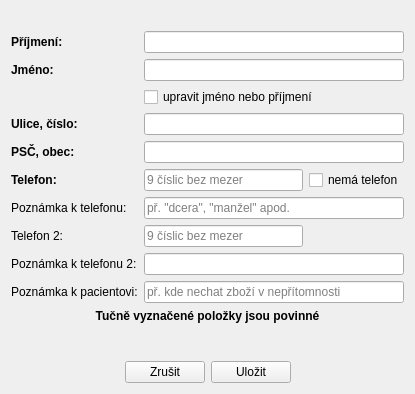
<?xml version="1.0" encoding="UTF-8"?>
<ui version="4.0">
 <class>DialogPacient</class>
 <widget class="QDialog" name="DialogPacient">
  <property name="geometry">
   <rect>
    <x>0</x>
    <y>0</y>
    <width>415</width>
    <height>394</height>
   </rect>
  </property>
  <property name="windowTitle">
   <string>Nový pacient</string>
  </property>
  <layout class="QVBoxLayout" name="verticalLayout">
   <item>
    <layout class="QGridLayout" name="gridLayout">
     <item row="8" column="0">
      <widget class="QLabel" name="label_4">
       <property name="text">
        <string>Telefon 2:</string>
       </property>
      </widget>
     </item>
     <item row="7" column="0">
      <widget class="QLabel" name="label_2">
       <property name="text">
        <string>Poznámka k telefonu:</string>
       </property>
      </widget>
     </item>
     <item row="2" column="0">
      <widget class="QLabel" name="textJmeno">
       <property name="styleSheet">
        <string notr="true">font-weight: bold;</string>
       </property>
       <property name="text">
        <string>Jméno:</string>
       </property>
      </widget>
     </item>
     <item row="9" column="0">
      <widget class="QLabel" name="label_5">
       <property name="text">
        <string>Poznámka k telefonu 2:</string>
       </property>
      </widget>
     </item>
     <item row="5" column="0">
      <widget class="QLabel" name="textObec">
       <property name="styleSheet">
        <string notr="true">font-weight: bold;</string>
       </property>
       <property name="text">
        <string>PSČ, obec:</string>
       </property>
      </widget>
     </item>
     <item row="4" column="0">
      <widget class="QLabel" name="textUlice">
       <property name="styleSheet">
        <string notr="true">font-weight: bold;</string>
       </property>
       <property name="text">
        <string>Ulice, číslo:</string>
       </property>
      </widget>
     </item>
     <item row="10" column="0">
      <widget class="QLabel" name="label_6">
       <property name="text">
        <string>Poznámka k pacientovi:</string>
       </property>
      </widget>
     </item>
     <item row="0" column="0">
      <widget class="QLabel" name="textIdPacienta">
       <property name="enabled">
        <bool>false</bool>
       </property>
       <property name="text">
        <string/>
       </property>
      </widget>
     </item>
     <item row="1" column="0">
      <widget class="QLabel" name="textPrijmeni">
       <property name="toolTip">
        <string>Příjmení</string>
       </property>
       <property name="styleSheet">
        <string notr="true">font-weight: bold;</string>
       </property>
       <property name="text">
        <string>Příjmení:</string>
       </property>
      </widget>
     </item>
     <item row="6" column="0">
      <widget class="QLabel" name="textTelefon">
       <property name="styleSheet">
        <string notr="true">font-weight: bold;</string>
       </property>
       <property name="text">
        <string>Telefon:</string>
       </property>
      </widget>
     </item>
     <item row="6" column="1">
      <widget class="QLineEdit" name="vstupTelefon">
       <property name="toolTip">
        <string>Telefon</string>
       </property>
       <property name="echoMode">
        <enum>QLineEdit::Normal</enum>
       </property>
       <property name="placeholderText">
        <string>9 číslic bez mezer</string>
       </property>
      </widget>
     </item>
     <item row="6" column="2">
      <widget class="QCheckBox" name="volbaNemaTelefon">
       <property name="text">
        <string>nemá telefon</string>
       </property>
      </widget>
     </item>
     <item row="1" column="1" colspan="2">
      <widget class="QLineEdit" name="vstupPrijmeni">
       <property name="toolTip">
        <string>Příjmení</string>
       </property>
      </widget>
     </item>
     <item row="4" column="1" colspan="2">
      <widget class="QLineEdit" name="vstupUlice">
       <property name="toolTip">
        <string>Ulice, číslo</string>
       </property>
       <property name="echoMode">
        <enum>QLineEdit::Normal</enum>
       </property>
      </widget>
     </item>
     <item row="2" column="1" colspan="2">
      <widget class="QLineEdit" name="vstupJmeno">
       <property name="enabled">
        <bool>true</bool>
       </property>
       <property name="toolTip">
        <string>Jméno</string>
       </property>
      </widget>
     </item>
     <item row="0" column="1" colspan="2">
      <widget class="QLabel" name="popisekIdPacienta">
       <property name="enabled">
        <bool>false</bool>
       </property>
       <property name="text">
        <string/>
       </property>
      </widget>
     </item>
     <item row="5" column="1" colspan="2">
      <widget class="QLineEdit" name="vstupObec">
       <property name="toolTip">
        <string>PSČ, obec</string>
       </property>
       <property name="echoMode">
        <enum>QLineEdit::Normal</enum>
       </property>
      </widget>
     </item>
     <item row="7" column="1" colspan="2">
      <widget class="QLineEdit" name="vstupPoznTel">
       <property name="toolTip">
        <string>Poznámka k telefonu</string>
       </property>
       <property name="placeholderText">
        <string>př. &quot;dcera&quot;, &quot;manžel&quot; apod.</string>
       </property>
      </widget>
     </item>
     <item row="10" column="1" colspan="2">
      <widget class="QLineEdit" name="vstupPoznamka">
       <property name="enabled">
        <bool>true</bool>
       </property>
       <property name="toolTip">
        <string>Poznámka k pacientovi</string>
       </property>
       <property name="placeholderText">
        <string>př. kde nechat zboží v nepřítomnosti</string>
       </property>
      </widget>
     </item>
     <item row="9" column="1" colspan="2">
      <widget class="QLineEdit" name="vstupPoznTel2">
       <property name="enabled">
        <bool>true</bool>
       </property>
       <property name="toolTip">
        <string>Poznámka k telefonu 2</string>
       </property>
       <property name="placeholderText">
        <string/>
       </property>
      </widget>
     </item>
     <item row="8" column="1">
      <widget class="QLineEdit" name="vstupTelefon2">
       <property name="toolTip">
        <string>Telefon 2</string>
       </property>
       <property name="placeholderText">
        <string>9 číslic bez mezer</string>
       </property>
      </widget>
     </item>
     <item row="11" column="0" colspan="3">
      <widget class="QLabel" name="label_7">
       <property name="styleSheet">
        <string notr="true">font-weight: bold;</string>
       </property>
       <property name="text">
        <string>Tučně vyznačené položky jsou povinné</string>
       </property>
       <property name="alignment">
        <set>Qt::AlignCenter</set>
       </property>
      </widget>
     </item>
     <item row="3" column="1" colspan="2">
      <widget class="QCheckBox" name="volbaUpravitJmeno">
       <property name="text">
        <string>upravit jméno nebo příjmení</string>
       </property>
      </widget>
     </item>
    </layout>
   </item>
   <item>
    <widget class="QLabel" name="popisekUpozorneni">
     <property name="styleSheet">
      <string notr="true">color: red;</string>
     </property>
     <property name="text">
      <string/>
     </property>
     <property name="alignment">
      <set>Qt::AlignCenter</set>
     </property>
    </widget>
   </item>
   <item>
    <layout class="QHBoxLayout" name="horizontalLayout">
     <item>
      <spacer name="horizontalSpacer">
       <property name="orientation">
        <enum>Qt::Horizontal</enum>
       </property>
       <property name="sizeHint" stdset="0">
        <size>
         <width>40</width>
         <height>20</height>
        </size>
       </property>
      </spacer>
     </item>
     <item>
      <widget class="QPushButton" name="tlacitkoZrusit">
       <property name="toolTip">
        <string>Zrušit (Esc)</string>
       </property>
       <property name="text">
        <string>Zrušit</string>
       </property>
       <property name="autoDefault">
        <bool>false</bool>
       </property>
      </widget>
     </item>
     <item>
      <widget class="QPushButton" name="tlacitkoUlozit">
       <property name="toolTip">
        <string>Uložit (Ctrl+Enter)</string>
       </property>
       <property name="text">
        <string>Uložit</string>
       </property>
       <property name="autoDefault">
        <bool>false</bool>
       </property>
       <property name="default">
        <bool>false</bool>
       </property>
      </widget>
     </item>
     <item>
      <spacer name="horizontalSpacer_2">
       <property name="orientation">
        <enum>Qt::Horizontal</enum>
       </property>
       <property name="sizeHint" stdset="0">
        <size>
         <width>40</width>
         <height>20</height>
        </size>
       </property>
      </spacer>
     </item>
    </layout>
   </item>
  </layout>
 </widget>
 <tabstops>
  <tabstop>vstupPrijmeni</tabstop>
  <tabstop>vstupJmeno</tabstop>
  <tabstop>vstupUlice</tabstop>
  <tabstop>vstupObec</tabstop>
  <tabstop>vstupTelefon</tabstop>
  <tabstop>volbaNemaTelefon</tabstop>
  <tabstop>vstupPoznTel</tabstop>
  <tabstop>vstupTelefon2</tabstop>
  <tabstop>vstupPoznTel2</tabstop>
  <tabstop>vstupPoznamka</tabstop>
  <tabstop>tlacitkoZrusit</tabstop>
  <tabstop>tlacitkoUlozit</tabstop>
 </tabstops>
 <resources/>
 <connections/>
</ui>
